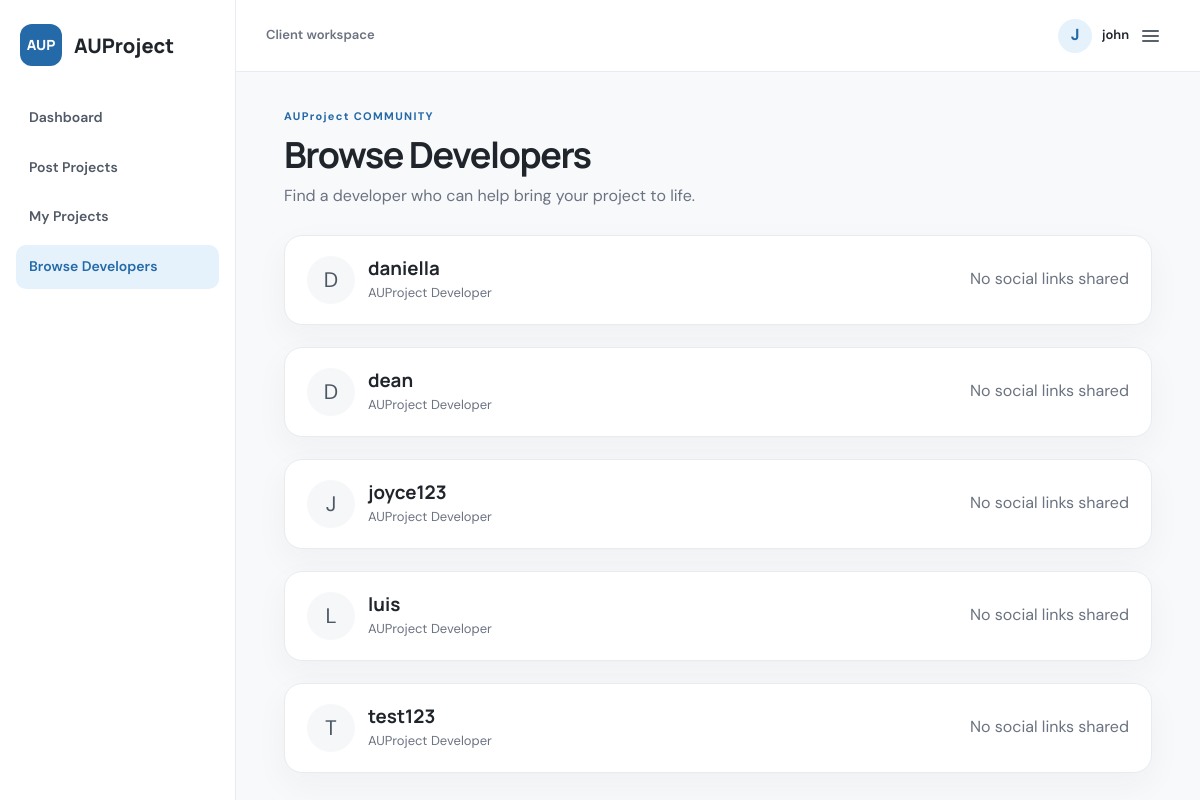
Screenshot of /frontend/Client.php?page=developers (signed in) with the database file from the repository.
### tables this page shows
CREATE TABLE `users` (
  `id` int(10) UNSIGNED NOT NULL,
  `username` varchar(255) NOT NULL,
  `email` varchar(255) NOT NULL,
  `password` varchar(255) NOT NULL,
  `role` enum('Client','Developer') NOT NULL,
  `profile_image` mediumblob DEFAULT NULL,
  `facebook_url` varchar(255) DEFAULT NULL,
  `instagram_url` varchar(255) DEFAULT NULL
);

### frontend/Client.php (the view, shortened to what this page needs)
<?php
require_once '../backend/config.php';
$email = $_SESSION['email'];
$userQuery = $conn->prepare('SELECT username, email, role, profile_image, facebook_url, instagram_url FROM users WHERE email = ? LIMIT 1');
$userQuery->bind_param('s', $email);
$userQuery->execute();
$user = $userQuery->get_result()->fetch_assoc();
$page = $_GET['page'] ?? 'dashboard';
$profileModal = $page === 'profile' && ($_GET['modal'] ?? '') === '1';
$displayName = $user['username'] ?: 'Client';
$profileImage = !empty($user['profile_image']);
$initial = strtoupper(substr($displayName, 0, 1));
$projects = [];
$projectCount = 0;
$pendingBidCount = 0;
$developers = [];
if ($page === 'developers') {
    $developerQuery = $conn->prepare(
        "SELECT username, facebook_url, instagram_url
         FROM users
         WHERE role = 'Developer'
         ORDER BY username ASC"
    );
    $developerQuery->execute();
    $developerResult = $developerQuery->get_result();
    while ($developer = $developerResult->fetch_assoc()) {
        $developers[] = $developer;
    }
}
?>
<!DOCTYPE html>
<html lang="en">
<head>
    <link rel="stylesheet" href="Dashboard.css">
</head>
<body class="<?php echo $profileModal ? 'has-profile-modal' : ''; ?>">
    <div class="main-content">
        <aside class="sidebar" aria-label="Client navigation">
            <a class="logo-group" href="Client.php" aria-label="AUProject client dashboard">
                <span class="logo-box" aria-hidden="true">AUP</span>
                <span class="logo-name">AUProject</span>
            </a>
            <nav class="nav-links">
                <a href="Client.php" <?php echo $page === 'dashboard' ? 'aria-current="page"' : ''; ?>>Dashboard</a>
                <a href="Client.php?page=post-project" <?php echo $page === 'post-project' ? 'aria-current="page"' : ''; ?>>Post Projects</a>
                <a href="Client.php?page=projects" <?php echo $page === 'projects' ? 'aria-current="page"' : ''; ?>>My Projects</a>
                <a href="Client.php?page=developers" <?php echo $page === 'developers' ? 'aria-current="page"' : ''; ?>>Browse Developers</a>
            </nav>
        </aside>
        <div class="workspace">
            <nav class="navbar" aria-label="Workspace navigation">
                <span class="navbar-label">Client workspace</span>
                <div class="account-menu" data-account-menu>
                    <button class="account-menu-toggle" type="button" aria-label="Open profile and logout menu" aria-expanded="false" aria-controls="developer-account-dropdown" data-menu-toggle>
                        <?php if ($profileImage): ?>
                            <img class="account-avatar" src="../backend/profile-actions.php?action=profile_image" alt="">
                        <?php else: ?>
                            <span class="account-avatar account-avatar-fallback" aria-hidden="true"><?php echo htmlspecialchars($initial, ENT_QUOTES, 'UTF-8'); ?></span>
                        <?php endif; ?>
                        <span class="account-name"><?php echo htmlspecialchars($displayName, ENT_QUOTES, 'UTF-8'); ?></span>
                        <span class="account-menu-icon" aria-hidden="true"><i></i><i></i><i></i></span>
                    </button>
                </div>
            </nav>
            <?php if ($page === 'dashboard'): ?>
                <main class="main-topbar">
                    <p class="eyebrow">CLIENT DASHBOARD</p>
                    <h1>Welcome, <?php echo htmlspecialchars($displayName, ENT_QUOTES, 'UTF-8'); ?>!</h1>
                    <p class="page-description">Track your projects and review developer proposals.</p>
                    <div class="main-boxes">
                        <section class="first-box">
                            <h2>Active Projects</h2>
                            <p><?php echo $projectCount; ?></p>
                        </section>
                        <section class="first-box1">
                            <h2>Pending Bids</h2>
                            <p><?php echo $pendingBidCount; ?></p>
                        </section>
                    </div>
                    <section class="Second-box">
                        <div class="Second-top">
                            <div>
                                <p class="eyebrow">YOUR WORK</p>
                                <h2>My Projects</h2>
                            </div>
                            <a href="Client.php?page=projects" id="ButtonP">View Project &#128065;</a>
                        </div>
                        <div class="Second-box-bottom">
                            <?php if ($projectCount === 0): ?>
                                <div class="empty-state">
                                    <span class="empty-state-icon" aria-hidden="true">+</span>
                                    <h3>No projects yet</h3>
                                    <p>Post your first project to start working with developers.</p>
                                    <a class="button button-primary" href="Client.php?page=post-project">Create your first project</a>
                                </div>
                            <?php else: ?>
                                <div class="project-list">
                                    <?php foreach (array_slice($projects, 0, 4) as $project): ?>
                                        <?php $projectStatus = $project['status'] ?: 'Open'; ?>
                                        <article class="my-project-box dashboard-project-card">
                                            <header class="project-Head">
                                                <div class="project-title">
                                                    <p class="eyebrow">PROJECT DETAILS</p>
                                                    <h3><?php echo htmlspecialchars($project['title'], ENT_QUOTES, 'UTF-8'); ?></h3>
                                                    <p class="project-category"><?php echo htmlspecialchars($project['category'], ENT_QUOTES, 'UTF-8'); ?></p>
                                                </div>
                                                <span class="status-badge status-<?php echo htmlspecialchars(strtolower(str_replace(' ', '-', $projectStatus)), ENT_QUOTES, 'UTF-8'); ?>"><?php echo htmlspecialchars($projectStatus, ENT_QUOTES, 'UTF-8'); ?></span>
                                            </header>
                                            <div class="project-details">
                                                <div class="project-description">
                                                    <h3>Description</h3>
                                                    <p><?php echo nl2br(htmlspecialchars($project['description'], ENT_QUOTES, 'UTF-8')); ?></p>
                                                </div>
                                                <div class="project-meta">
                                                    <div class="meta-item"><span>Budget</span><strong>₱<?php echo number_format((float) $project['budget'], 2); ?></strong></div>
                                                    <div class="meta-item"><span>Deadline</span><strong><?php echo htmlspecialchars(date('F j, Y', strtotime($project['deadline'])), ENT_QUOTES, 'UTF-8'); ?></strong></div>
                                                </div>
                                            </div>
                                        </article>
                                    <?php endforeach; ?>
                                </div>
                            <?php endif; ?>
                        </div>
                    </section>
                </main>
            <?php else: ?>
                <main class="main-topbar">
                    <header class="page-heading">
                        <div>
                            <p class="eyebrow">AUProject COMMUNITY</p>
                            <h1>Browse Developers</h1>
                            <p class="page-description">Find a developer who can help bring your project to life.</p>
                        </div>
                    </header>
                    <div class="dev-list">
                        <?php if (!$developers): ?>
                            <section class="empty-state">
                                <h2>No developers registered yet</h2>
                                <p>Check back later for new developers.</p>
                            </section>
                        <?php else: ?>
                            <?php foreach ($developers as $developer): ?>
                                <article class="dev-card">
                                    <div class="developer-identity"><span class="developer-avatar" aria-hidden="true"><?php echo htmlspecialchars(strtoupper(substr($developer['username'], 0, 1)), ENT_QUOTES, 'UTF-8'); ?></span>
                                        <div>
                                            <h3><?php echo htmlspecialchars($developer['username'], ENT_QUOTES, 'UTF-8'); ?></h3>
                                            <p>AUProject Developer</p>
                                        </div>
                                    </div>
                                    <div class="dev-links">
                                        <?php if (empty($developer['facebook_url']) && empty($developer['instagram_url'])): ?><span class="muted-text">No social links shared</span><?php endif; ?>
                                    </div>
                                </article>
                            <?php endforeach; ?>
                        <?php endif; ?>
                    </div>
                </main>
            <?php endif; ?>
        </div>
    </div>
</body>
</html>

### rows the page displays
users: username "J", username "john"
users: username "D", username "daniella", shows "No social links shared"
users: username "D", username "dean", shows "No social links shared"
users: username "J", username "joyce123", shows "No social links shared"
users: username "L", username "luis", shows "No social links shared"
users: username "T", username "test123", shows "No social links shared"
